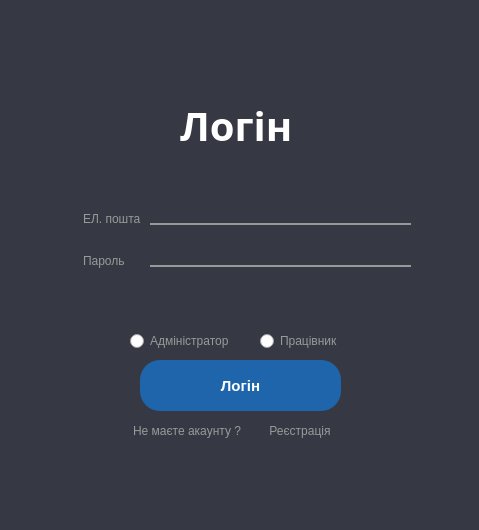
<?xml version="1.0" encoding="UTF-8"?>
<ui version="4.0">
 <class>Login</class>
 <widget class="QDialog" name="Login">
  <property name="geometry">
   <rect>
    <x>0</x>
    <y>0</y>
    <width>479</width>
    <height>530</height>
   </rect>
  </property>
  <property name="windowTitle">
   <string>Login</string>
  </property>
  <property name="windowIcon">
   <iconset resource="Img.qrc">
    <normaloff>:/new/prefix36/img/task.png</normaloff>:/new/prefix36/img/task.png</iconset>
  </property>
  <widget class="QLabel" name="labelFon">
   <property name="geometry">
    <rect>
     <x>0</x>
     <y>0</y>
     <width>481</width>
     <height>531</height>
    </rect>
   </property>
   <property name="styleSheet">
    <string notr="true">QLabel{
background-color: rgb(54, 57, 67);
}

</string>
   </property>
   <property name="text">
    <string/>
   </property>
  </widget>
  <widget class="QPushButton" name="btnclose">
   <property name="geometry">
    <rect>
     <x>440</x>
     <y>20</y>
     <width>21</width>
     <height>21</height>
    </rect>
   </property>
   <property name="styleSheet">
    <string notr="true">QPushButton{
	border-image: url(://img/white_x_circle_icon.png);
	background-color: transparent;
	background: none;
	border: none;
}</string>
   </property>
   <property name="text">
    <string/>
   </property>
  </widget>
  <widget class="QLabel" name="label_reg">
   <property name="geometry">
    <rect>
     <x>180</x>
     <y>90</y>
     <width>151</width>
     <height>71</height>
    </rect>
   </property>
   <property name="font">
    <font>
     <family>Fixel Black</family>
     <pointsize>30</pointsize>
     <bold>true</bold>
    </font>
   </property>
   <property name="styleSheet">
    <string notr="true">QLabel{
color: rgb(255, 255, 255);
}
</string>
   </property>
   <property name="text">
    <string>Логін</string>
   </property>
  </widget>
  <widget class="QWidget" name="gridLayoutWidget">
   <property name="geometry">
    <rect>
     <x>80</x>
     <y>190</y>
     <width>331</width>
     <height>91</height>
    </rect>
   </property>
   <layout class="QGridLayout" name="gridLayout">
    <item row="0" column="1">
     <widget class="QLineEdit" name="lineEdit_email">
      <property name="font">
       <font>
        <family>Arial</family>
        <pointsize>11</pointsize>
        <italic>false</italic>
        <bold>false</bold>
       </font>
      </property>
      <property name="styleSheet">
       <string notr="true">QLineEdit{
background: transparent;
border: none;
border-bottom: 2px solid rgb(153, 153, 153);
color: rgb(255, 255, 255);
}

QLineEdit:valid{
border-buttom: 2px solid;
}

QLineEdit:hover{
border-bottom: 2px solid rgb(37, 125, 213);
}
</string>
      </property>
      <property name="placeholderText">
       <string/>
      </property>
     </widget>
    </item>
    <item row="0" column="0">
     <widget class="QLabel" name="label_email">
      <property name="styleSheet">
       <string notr="true">QLabel{
position: absolute;
left: 0;
padding: 10 px  0;
pointer_events: none;
color: rgb(153, 153, 153);
text-transform: 	uppercase;
}</string>
      </property>
      <property name="text">
       <string>ЕЛ. пошта</string>
      </property>
     </widget>
    </item>
    <item row="1" column="0">
     <widget class="QLabel" name="label_password">
      <property name="styleSheet">
       <string notr="true">QLabel{
position: absolute;
left: 0;
padding: 10 px  0;
pointer_events: none;
color: rgb(153, 153, 153);
text-transform: 	uppercase;
}</string>
      </property>
      <property name="text">
       <string>Пароль</string>
      </property>
     </widget>
    </item>
    <item row="1" column="1">
     <widget class="QLineEdit" name="lineEdit_password">
      <property name="font">
       <font>
        <family>Arial</family>
        <pointsize>11</pointsize>
        <italic>false</italic>
        <bold>false</bold>
       </font>
      </property>
      <property name="styleSheet">
       <string notr="true">QLineEdit{
background: transparent;
border: none;
border-bottom: 2px solid rgb(153, 153, 153);
color: rgb(255, 255, 255);
}

QLineEdit:valid{
border-buttom: 2px solid;
}

QLineEdit:hover{
border-bottom: 2px solid rgb(37, 125, 213);
}
</string>
      </property>
      <property name="echoMode">
       <enum>QLineEdit::Password</enum>
      </property>
      <property name="placeholderText">
       <string/>
      </property>
     </widget>
    </item>
   </layout>
  </widget>
  <widget class="QWidget" name="horizontalLayoutWidget_2">
   <property name="geometry">
    <rect>
     <x>130</x>
     <y>410</y>
     <width>220</width>
     <height>43</height>
    </rect>
   </property>
   <layout class="QHBoxLayout" name="horizontalLayout_2">
    <item>
     <widget class="QLabel" name="label_link1">
      <property name="styleSheet">
       <string notr="true">QLabel{
position: absolute;
left: 0;
padding: 10 px  11;
color: rgb(153, 153, 153);
}</string>
      </property>
      <property name="text">
       <string>Не маєте акаунту ?</string>
      </property>
     </widget>
    </item>
    <item>
     <widget class="QPushButton" name="btn_link2">
      <property name="styleSheet">
       <string notr="true">QPushButton{
background: transparent;
border: none;
color: rgb(153, 153, 153);
}

QPushButton::hover{
color: rgb(36, 122, 208);
}
</string>
      </property>
      <property name="text">
       <string>Реєстрація</string>
      </property>
     </widget>
    </item>
   </layout>
  </widget>
  <widget class="QPushButton" name="btnlogin_2">
   <property name="geometry">
    <rect>
     <x>140</x>
     <y>360</y>
     <width>201</width>
     <height>51</height>
    </rect>
   </property>
   <property name="styleSheet">
    <string notr="true">QPushButton{
background: rgb(30, 101, 172);
border-radius: 20px;
color: rgb(255, 255, 255);
font-size: 15px; 
font-weight: bold;
}
QPushButton:hover{
background: rgb(255, 255, 255);
color: rgb(37, 125, 214);
}</string>
   </property>
   <property name="text">
    <string>Логін</string>
   </property>
  </widget>
  <widget class="QRadioButton" name="radioBtnAdmin">
   <property name="geometry">
    <rect>
     <x>130</x>
     <y>330</y>
     <width>111</width>
     <height>22</height>
    </rect>
   </property>
   <property name="styleSheet">
    <string notr="true">QRadioButton{
font-size: 12px;
font-weignt:  500;
text-transform: capitalize;
display: inline-block;
vertical-align: middle;
color: rgb(153, 153, 153);
}

QRadioButton::hover{
color: rgb(255, 255, 255);
}</string>
   </property>
   <property name="text">
    <string>Адміністратор</string>
   </property>
  </widget>
  <widget class="QRadioButton" name="radioBtnWorker">
   <property name="geometry">
    <rect>
     <x>260</x>
     <y>330</y>
     <width>91</width>
     <height>22</height>
    </rect>
   </property>
   <property name="styleSheet">
    <string notr="true">QRadioButton{
font-size: 12px;
font-weignt:  300;
text-transform: capitalize;
display: inline-block;
vertical-align: middle;
color: rgb(153, 153, 153);
}

QRadioButton::hover{
color: rgb(255, 255, 255);
}</string>
   </property>
   <property name="text">
    <string>Працівник</string>
   </property>
  </widget>
 </widget>
 <resources>
  <include location="Img.qrc"/>
 </resources>
 <connections/>
</ui>
